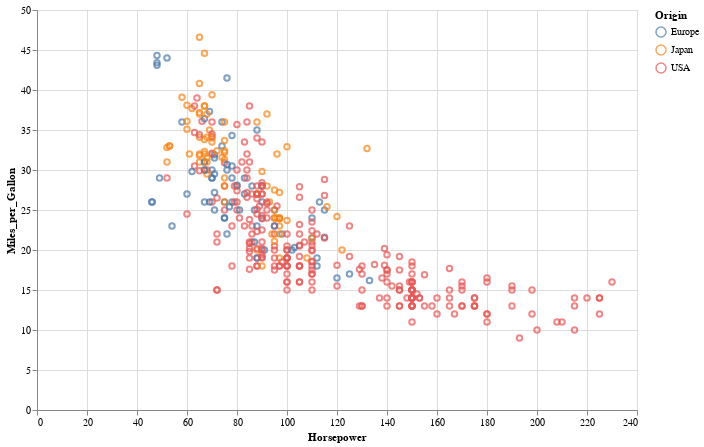

Write notebook code for a chart like this one.
### Markdown cell above
At this point, we have a normal 2D scatter plot. Relative to `matplotlib`, the syntax looks maybe unusual; but, there is a nice logic to it.

Let's make two jumps now, adding a color and also getting some of the true power of Altair by making the plot interactive. Again, do this with your second dataset as well. Here's how you do that:

### Code cell
# you may need this in VSCode 
alt.renderers.enable('mimetype')

cars = data.cars()

chart = alt.Chart(cars).mark_point().encode(
    x='Horsepower',
    y='Miles_per_Gallon',
    color='Origin'
).properties(
    width=600,
    height=400
).interactive()

chart

### Figure 1 — Vega-Lite specification as saved in the notebook (floating-point values rounded to 4 significant figures; data arrays with more than 128 entries replaced by an {"elided": "..."} marker saying what was removed)
{"$schema": "https://vega.github.io/schema/vega-lite/v5.20.1.json", "config": {"view": {"continuousHeight": 300, "continuousWidth": 300}}, "data": {"name": "data-583e73726c1545c56c203344161a975c"}, "datasets": {"data-583e73726c1545c56c203344161a975c": {"elided": "406 records"}}, "encoding": {"color": {"field": "Origin", "type": "nominal"}, "x": {"field": "Horsepower", "type": "quantitative"}, "y": {"field": "Miles_per_Gallon", "type": "quantitative"}}, "height": 400, "mark": {"type": "point"}, "params": [{"bind": "scales", "name": "param_1", "select": {"encodings": ["x", "y"], "type": "interval"}}], "width": 600}
